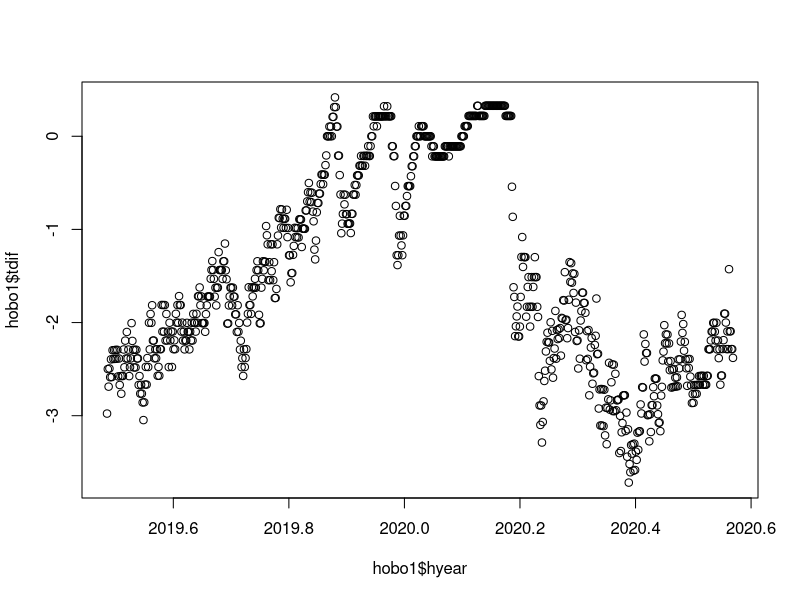
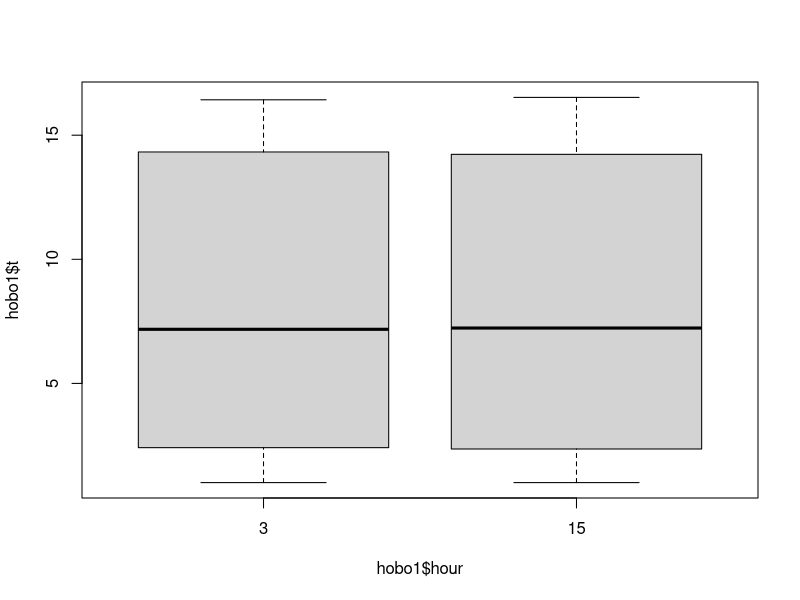

R code for these plots, in order: (Note: this script raises an error after producing the figures.)
### Packages and functions ----
library(stringr)

dyear <- function(year, month, day){
  leap <- ifelse(year/400 == floor(year/400), 1,
                 ifelse(year/100 == floor(year/100), 0,
                        ifelse(year/4 == floor(year/4), 1,0)))
  
  nday <-ifelse(month == 1, 0+day,
                ifelse(month == 2, 31+day,
                       ifelse(month == 3, 59+day+leap,
                              ifelse(month == 4, 90+day+leap,
                                     ifelse(month == 5, 120+day+leap,
                                            ifelse(month == 6, 151+day+leap,
                                                   ifelse(month == 7, 181+day+leap,
                                                          ifelse(month == 8, 212+day+leap,
                                                                 ifelse(month == 9, 243+day+leap,
                                                                        ifelse(month == 10, 273+day+leap,
                                                                               ifelse(month == 11, 304+day+leap,334+day+leap)))))))))))
  
  decimalyear <- year + nday/(365+leap) - 1/(365+leap)
  return(decimalyear)
}                                          
### Load and process data frames ----
## Presumes a HOBO cvs expo0rt file with yy/mm/dd date format, a separate time column, and no plot title in the header.

hobo <- read.csv('data/Wexford_frigid_surface.csv')
colnames(hobo) <- c('id', 'date', 'time', 't')
hobo$station <- 'Wexford_frigid_10'

hobo1 <- read.csv('data/Wexford_frigid_50_cm.csv')
colnames(hobo1) <- c('id', 'date', 'time', 't')
hobo1$station <- 'Wexford_frigid_50'
hobo <- rbind(hobo, hobo1)

hobo1 <- read.csv('data/Wexford_mesic_50_cm.csv')
colnames(hobo1) <- c('id', 'date', 'time', 't')
hobo1$station <- 'Wexford_mesic_50'
hobo <- rbind(hobo, hobo1)

hobo1 <- read.csv('data/Newaygo_mesic_50_cm.csv')
colnames(hobo1) <- c('id', 'date', 'time', 't')
hobo1$station <- 'Newaygo_mesic_50'
hobo <- rbind(hobo, hobo1)

hobo1 <- read.csv('data/Newaygo_frigid_50_cm.csv')
colnames(hobo1) <- c('id', 'date', 'time', 't')
hobo1$station <- 'Newaygo_frigid_50'
hobo <- rbind(hobo, hobo1)
rm(hobo1)

hobo$year <- as.numeric(str_split_fixed(hobo$date, '/', 3)[,1]) +2000
hobo$month <- as.numeric(str_split_fixed(hobo$date, '/', 3)[,2])
hobo$day <- as.numeric(str_split_fixed(hobo$date, '/', 3)[,3])
hobo$hour <- as.numeric(str_split_fixed(hobo$time, ':', 3)[,1]) + as.numeric(str_split_fixed(hobo$time, ':', 3)[,2])/60
hobo$dyear <- dyear(hobo$year,hobo$month,hobo$day)
hobo$hyear <- hobo$dyear+hobo$hour/24/365.25

ground <-  read.csv('data/2228937.csv')
ground <- subset(ground, select = c('STATION','NAME','LATITUDE','LONGITUDE','ELEVATION','DATE','PRCP','SNOW','TMAX','TMIN'))
ground$year <- as.numeric(str_split_fixed(ground$DATE, '-', 3)[,1])
ground$month <- as.numeric(str_split_fixed(ground$DATE, '-', 3)[,2])
ground$day <- as.numeric(str_split_fixed(ground$DATE, '-', 3)[,3])
ground$dyear <- dyear(ground$year,ground$month,ground$day)
ground$t <- (ground$TMAX + ground$TMIN)/2


## compare two stations ----
hobo1 <- subset(hobo, station %in% 'Wexford_frigid_50', select = c(date, dyear, hour, hyear, t, station))
hobo2 <- subset(hobo, station %in% 'Wexford_mesic_50', select = c(date, dyear, hour, hyear, t, station))
hobo2$t2 <- hobo2$t
hobo2$station2 <- hobo2$station
hobo1 <- merge(hobo1, hobo2[,c('hyear', 't2', 'station2')], by='hyear')
rm(hobo2)


hobo1$tdif <- hobo1$t - hobo1$t2

plot(hobo1$tdif ~ hobo1$hyear)
boxplot(hobo1$t ~ hobo1$hour)

## get means by station
hobo1.mean <- aggregate(hobo1[,c('t','t2')], by = list(hour = hobo1$hour), FUN = 'mean')

hobo.mean <- aggregate(list(t = hobo$t), by = list(station = hobo$station, month = hobo$month,  day = hobo$day), FUN = 'mean')
hobo.mean2 <- aggregate(list(t = hobo.mean$t),by = list(station = hobo.mean$station), FUN = 'mean')

hobo.summer <- subset(hobo, month %in% c(6,7,8))
hobo.summer.mean <- aggregate(list(t = hobo.summer$t), by = list(station = hobo.summer$station, month = hobo.summer$month,  day = hobo.summer$day), FUN = 'mean')
hobo.summer.mean2 <- aggregate(list(t.summer = hobo.summer.mean$t),by = list(station = hobo.summer.mean$station), FUN = 'mean')

hobo.winter <- subset(hobo, month %in% c(1,2,12))
hobo.winter.mean <- aggregate(list(t = hobo.winter$t), by = list(station = hobo.winter$station, month = hobo.winter$month,  day = hobo.winter$day), FUN = 'mean')
hobo.winter.mean2 <- aggregate(list(t.winter = hobo.winter.mean$t),by = list(station = hobo.winter.mean$station), FUN = 'mean')

hobo.merge <- merge(hobo.mean2, hobo.summer.mean2, by='station')
hobo.merge <- merge(hobo.merge, hobo.winter.mean2, by='station')
hobo.merge$range <- hobo.merge$t.summer - hobo.merge$t.winter

## Determine relationship between layers 1: simple running average ----
## compare two stations
i <- 10
hobo.d <- aggregate(list(t = hobo$t), by = list(station = hobo$station, year = hobo$year, month = hobo$month,  day = hobo$day, dyear = hobo$dyear), FUN = 'mean')
hobo1 <- subset(hobo.d, station %in% 'Wexford_frigid_10', select = c(dyear, t, station))
hobo2 <- subset(hobo.d, station %in% 'Wexford_frigid_50', select = c(dyear, t, station))
hobo2$t50cm <- hobo2$t
hobo1 <- merge(hobo1, hobo2[,c('dyear','t50cm')], by='dyear')
rm(hobo2)

hobo1$t02 <- NA
for (i in 1:nrow(hobo1)){
  hobo1[i,]$t02 <-  mean(subset(hobo1, dyear <= hobo1[i,]$dyear & dyear >= hobo1[i,]$dyear-2/365.25, select = t)[,1])
}

hobo1$t03 <- NA
for (i in 1:nrow(hobo1)){
  hobo1[i,]$t03 <-  mean(subset(hobo1, dyear <= hobo1[i,]$dyear & dyear >= hobo1[i,]$dyear-3/365.25, select = t)[,1])
}

hobo1$t05 <- NA
for (i in 1:nrow(hobo1)){
  hobo1[i,]$t05 <-  mean(subset(hobo1, dyear <= hobo1[i,]$dyear & dyear >= hobo1[i,]$dyear-5/365.25, select = t)[,1])
}

hobo1$t16 <- NA
for (i in 1:nrow(hobo1)){
  hobo1[i,]$t16 <-  mean(subset(hobo1, dyear <= hobo1[i,]$dyear & dyear >= hobo1[i,]$dyear-16/365.25, select = t)[,1])
}

hobo1$t17 <- NA
for (i in 1:nrow(hobo1)){
  hobo1[i,]$t17 <-  mean(subset(hobo1, dyear <= hobo1[i,]$dyear & dyear >= hobo1[i,]$dyear-17/365.25, select = t)[,1])
}

hobo1$t18 <- NA
for (i in 1:nrow(hobo1)){
  hobo1[i,]$t18 <-  mean(subset(hobo1, dyear <= hobo1[i,]$dyear & dyear >= hobo1[i,]$dyear-18/365.25, select = t)[,1])
}
hobo1$t19 <- NA
for (i in 1:nrow(hobo1)){
  hobo1[i,]$t19 <-  mean(subset(hobo1, dyear <= hobo1[i,]$dyear & dyear >= hobo1[i,]$dyear-19/365.25, select = t)[,1])
}
hobo1$t20 <- NA
for (i in 1:nrow(hobo1)){
  hobo1[i,]$t20 <-  mean(subset(hobo1, dyear <= hobo1[i,]$dyear & dyear >= hobo1[i,]$dyear-20/365.25, select = t)[,1])
}

hobo1$t28 <- NA
for (i in 1:nrow(hobo1)){
  hobo1[i,]$t28 <-  mean(subset(hobo1, dyear <= hobo1[i,]$dyear & dyear >= hobo1[i,]$dyear-28/365.25, select = t)[,1])
}

hobo1$t35 <- NA
for (i in 1:nrow(hobo1)){
  hobo1[i,]$t35 <-  mean(subset(hobo1, dyear <= hobo1[i,]$dyear & dyear >= hobo1[i,]$dyear-25/365.25, select = t)[,1])
}
cols <- c(2, 4:14) 
cor(hobo1[,cols])

model <- lm(t50cm ~ t + t02 + t03 + t05 + t07 + t14 + t18 + t21 + t24 + t28 + t35, data = hobo1)
summary(model)

for (i in 1:length(cols)){
  model <- lm(t50cm ~ hobo1[,cols[i]], data = hobo1)
  print(colnames(hobo1)[cols[i]])
  print(AIC(model))}

model <- lm(t50cm ~ t18 , data = hobo1)
summary(model)
AIC(model)


## Determine relationship between layers 2: decay day influence ----
## compare two stations
i <- 10
hobo.d <- aggregate(list(t = hobo$t), by = list(station = hobo$station, year = hobo$year, month = hobo$month,  day = hobo$day, dyear = hobo$dyear), FUN = 'mean')
hobo1 <- subset(hobo.d, station %in% 'Wexford_frigid_10', select = c(dyear, t, station))
hobo2 <- subset(hobo.d, station %in% 'Wexford_frigid_50', select = c(dyear, t, station))
hobo2$t50cm <- hobo2$t
hobo1 <- merge(hobo1, hobo2[,c('dyear','t50cm')], by='dyear')
rm(hobo2)

hobo1$t02 <- NA
for (i in 1:nrow(hobo1)){
  halflife <- 2
  tab <- subset(hobo1, dyear <= hobo1[i,]$dyear)
  tab$wt <- 2^-((hobo1[i,]$dyear - tab$dyear)*365.25/halflife)
  tab$twt <- tab$wt * tab$t
  hobo1[i,]$t02 <- sum(tab$twt)/sum(tab$wt)
}

hobo1$t05 <- NA
for (i in 1:nrow(hobo1)){
  halflife <- 5
  tab <- subset(hobo1, dyear <= hobo1[i,]$dyear)
  tab$wt <- 2^-((hobo1[i,]$dyear - tab$dyear)*365.25/halflife)
  tab$twt <- tab$wt * tab$t
  hobo1[i,]$t05 <- sum(tab$twt)/sum(tab$wt) }

hobo1$t06 <- NA
for (i in 1:nrow(hobo1)){
  halflife <- 6
  tab <- subset(hobo1, dyear <= hobo1[i,]$dyear)
  tab$wt <- 2^-((hobo1[i,]$dyear - tab$dyear)*365.25/halflife)
  tab$twt <- tab$wt * tab$t
  hobo1[i,]$t06 <- sum(tab$twt)/sum(tab$wt) }

hobo1$t07 <- NA
for (i in 1:nrow(hobo1)){
  halflife <- 7
  tab <- subset(hobo1, dyear <= hobo1[i,]$dyear)
  tab$wt <- 2^-((hobo1[i,]$dyear - tab$dyear)*365.25/halflife)
  tab$twt <- tab$wt * tab$t
  hobo1[i,]$t07 <- sum(tab$twt)/sum(tab$wt) }

hobo1$t08 <- NA
for (i in 1:nrow(hobo1)){
  halflife <- 8
  tab <- subset(hobo1, dyear <= hobo1[i,]$dyear)
  tab$wt <- 2^-((hobo1[i,]$dyear - tab$dyear)*365.25/halflife)
  tab$twt <- tab$wt * tab$t
  hobo1[i,]$t08 <- sum(tab$twt)/sum(tab$wt) }

hobo1$t09 <- NA
for (i in 1:nrow(hobo1)){
  halflife <- 09
  tab <- subset(hobo1, dyear <= hobo1[i,]$dyear)
  tab$wt <- 2^-((hobo1[i,]$dyear - tab$dyear)*365.25/halflife)
  tab$twt <- tab$wt * tab$t
  hobo1[i,]$t09 <- sum(tab$twt)/sum(tab$wt) }

hobo1$t10 <- NA
for (i in 1:nrow(hobo1)){
  halflife <- 10
  tab <- subset(hobo1, dyear <= hobo1[i,]$dyear)
  tab$wt <- 2^-((hobo1[i,]$dyear - tab$dyear)*365.25/halflife)
  tab$twt <- tab$wt * tab$t
  hobo1[i,]$t10 <- sum(tab$twt)/sum(tab$wt) }

hobo1$t11 <- NA
for (i in 1:nrow(hobo1)){
  halflife <- 11
  tab <- subset(hobo1, dyear <= hobo1[i,]$dyear)
  tab$wt <- 2^-((hobo1[i,]$dyear - tab$dyear)*365.25/halflife)
  tab$twt <- tab$wt * tab$t
  hobo1[i,]$t11 <- sum(tab$twt)/sum(tab$wt) }

hobo1$t12 <- NA
for (i in 1:nrow(hobo1)){
  halflife <- 12
  tab <- subset(hobo1, dyear <= hobo1[i,]$dyear)
  tab$wt <- 2^-((hobo1[i,]$dyear - tab$dyear)*365.25/halflife)
  tab$twt <- tab$wt * tab$t
  hobo1[i,]$t12 <- sum(tab$twt)/sum(tab$wt) }

hobo1$t13 <- NA
for (i in 1:nrow(hobo1)){
  halflife <- 13
  tab <- subset(hobo1, dyear <= hobo1[i,]$dyear)
  tab$wt <- 2^-((hobo1[i,]$dyear - tab$dyear)*365.25/halflife)
  tab$twt <- tab$wt * tab$t
  hobo1[i,]$t13 <- sum(tab$twt)/sum(tab$wt) }

cols <- c(2, 4:14) 
cor(hobo1[,cols])
# determined that 7 day half life is the optimum

for (i in 1:length(cols)){
  model <- lm(t50cm ~ hobo1[,cols[i]], data = hobo1)
  print(colnames(hobo1)[cols[i]])
  print(AIC(model))}
hobo1.x <- hobo1[-c(1:15),]
model <- lm(t50cm ~ t07 , data = hobo1.x)
summary(model)
AIC(model)

## Determine relationship between layers 3: decay day influence shift ----
## compare two stations
i <- 10
hobo.d <- aggregate(list(t = hobo$t), by = list(station = hobo$station, year = hobo$year, month = hobo$month,  day = hobo$day, dyear = hobo$dyear), FUN = 'mean')
hobo1 <- subset(hobo.d, station %in% 'Wexford_frigid_10', select = c(dyear, t, station))
hobo2 <- subset(hobo.d, station %in% 'Wexford_frigid_50', select = c(dyear, t, station))
hobo2$t50cm <- hobo2$t
hobo1 <- merge(hobo1, hobo2[,c('dyear','t50cm')], by='dyear')
rm(hobo2)
shift <- 6 # determined that a shift of zero is the optimum
hobo1$t02 <- NA
for (i in 1:nrow(hobo1)){
  halflife <- 2
  tab <- subset(hobo1, dyear <= hobo1[i,]$dyear)
  tab$wt <- 2^-((abs((hobo1[i,]$dyear - shift/365.25) - tab$dyear))*365.25/halflife)
  tab$twt <- tab$wt * tab$t
  hobo1[i,]$t02 <- sum(tab$twt)/sum(tab$wt)
}

hobo1$t03 <- NA
for (i in 1:nrow(hobo1)){
  halflife <- 3
  tab <- subset(hobo1, dyear <= hobo1[i,]$dyear)
  tab$wt <- 2^-((abs((hobo1[i,]$dyear - shift/365.25) - tab$dyear))*365.25/halflife)
  tab$twt <- tab$wt * tab$t
  hobo1[i,]$t03 <- sum(tab$twt)/sum(tab$wt) }

hobo1$t05 <- NA
for (i in 1:nrow(hobo1)){
  halflife <- 5
  tab <- subset(hobo1, dyear <= hobo1[i,]$dyear)
  tab$wt <- 2^-((abs((hobo1[i,]$dyear - shift/365.25) - tab$dyear))*365.25/halflife)
  tab$twt <- tab$wt * tab$t
  hobo1[i,]$t05 <- sum(tab$twt)/sum(tab$wt) }

hobo1$t07 <- NA
for (i in 1:nrow(hobo1)){
  halflife <- 7
  tab <- subset(hobo1, dyear <= hobo1[i,]$dyear)
  tab$wt <- 2^-((abs((hobo1[i,]$dyear - shift/365.25) - tab$dyear))*365.25/halflife)
  tab$twt <- tab$wt * tab$t
  hobo1[i,]$t07 <- sum(tab$twt)/sum(tab$wt) }

hobo1$t14 <- NA
for (i in 1:nrow(hobo1)){
  halflife <- 14
  tab <- subset(hobo1, dyear <= hobo1[i,]$dyear)
  tab$wt <- 2^-((abs((hobo1[i,]$dyear - shift/365.25) - tab$dyear))*365.25/halflife)
  tab$twt <- tab$wt * tab$t
  hobo1[i,]$t14 <- sum(tab$twt)/sum(tab$wt) }

hobo1$t18 <- NA
for (i in 1:nrow(hobo1)){
  halflife <- 18
  tab <- subset(hobo1, dyear <= hobo1[i,]$dyear)
  tab$wt <- 2^-((abs((hobo1[i,]$dyear - shift/365.25) - tab$dyear))*365.25/halflife)
  tab$twt <- tab$wt * tab$t
  hobo1[i,]$t18 <- sum(tab$twt)/sum(tab$wt) }

hobo1$t21 <- NA
for (i in 1:nrow(hobo1)){
  halflife <- 21
  tab <- subset(hobo1, dyear <= hobo1[i,]$dyear)
  tab$wt <- 2^-((abs((hobo1[i,]$dyear - shift/365.25) - tab$dyear))*365.25/halflife)
  tab$twt <- tab$wt * tab$t
  hobo1[i,]$t21 <- sum(tab$twt)/sum(tab$wt) }

hobo1$t24 <- NA
for (i in 1:nrow(hobo1)){
  halflife <- 24
  tab <- subset(hobo1, dyear <= hobo1[i,]$dyear)
  tab$wt <- 2^-((abs((hobo1[i,]$dyear - shift/365.25) - tab$dyear))*365.25/halflife)
  tab$twt <- tab$wt * tab$t
  hobo1[i,]$t24 <- sum(tab$twt)/sum(tab$wt) }

hobo1$t28 <- NA
for (i in 1:nrow(hobo1)){
  halflife <- 28
  tab <- subset(hobo1, dyear <= hobo1[i,]$dyear)
  tab$wt <- 2^-((abs((hobo1[i,]$dyear - shift/365.25) - tab$dyear))*365.25/halflife)
  tab$twt <- tab$wt * tab$t
  hobo1[i,]$t28 <- sum(tab$twt)/sum(tab$wt) }

hobo1$t35 <- NA
for (i in 1:nrow(hobo1)){
  halflife <- 35
  tab <- subset(hobo1, dyear <= hobo1[i,]$dyear)
  tab$wt <- 2^-((abs((hobo1[i,]$dyear - shift/365.25) - tab$dyear))*365.25/halflife)
  tab$twt <- tab$wt * tab$t
  hobo1[i,]$t35 <- sum(tab$twt)/sum(tab$wt) }

cols <- c(2, 4:14) 
cor(hobo1[,cols])

model <- lm(t50cm ~ t + t02 + t03 + t05 + t07 + t14 + t18 + t21 + t24 + t28 + t35, data = hobo1)
summary(model)

for (i in 1:length(cols)){
  model <- lm(t50cm ~ hobo1[,cols[i]], data = hobo1)
  print(colnames(hobo1)[cols[i]])
  print(AIC(model))}

model <- lm(t50cm ~ t07 , data = hobo1)
summary(model)
AIC(model)








## Relationship to ground stations ----

hobo.d <- aggregate(list(t = hobo$t), by = list(station = hobo$station, year = hobo$year, month = hobo$month,  day = hobo$day, dyear = hobo$dyear), FUN = 'mean')
hobo1 <- subset(hobo.d, station %in% 'Wexford_frigid_10', select = c(dyear, t, station))
sts <- unique(ground$STATION)
i=1
for (i in 1:length(sts)){

ground1 <- subset(ground, STATION %in% sts[i], select = c(dyear, t, STATION))
ground1$x <- ground1$t
hobo1 <- merge(hobo1, ground1[,c('dyear','x')], by='dyear')
colnames(hobo1)[names(hobo1) == 'x'] <- as.character(sts[i])
}


hobo1 <- subset(hobo1, !is.na(USC00200779) & !is.na(USC00201178) , select = -c(USC00208772))
cor(hobo1[,c(2,4:7)])

